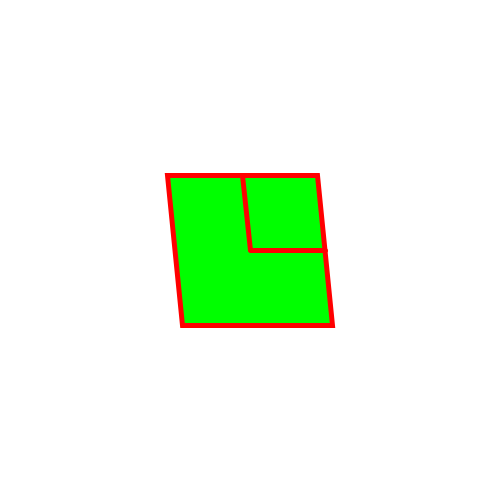
Frame 1 (no input)
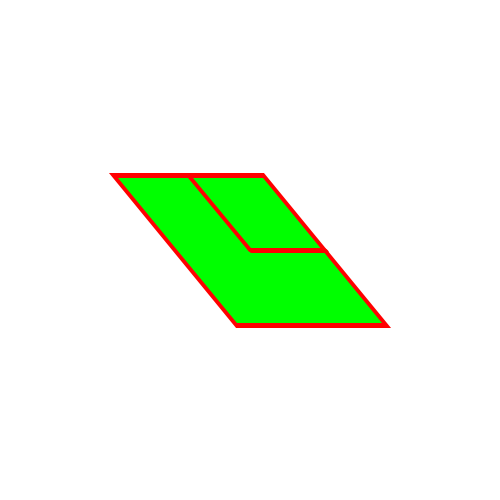
Frame 60 (the mouse pressed at the canvas centre just before this capture)
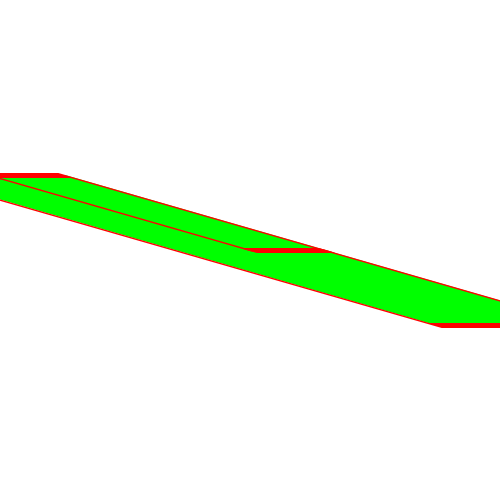
Frame 120 (the mouse held since frame 60 and released just before this capture)

The Processing sketch that drew these frames (run headless with seeded random() and noise(); from frame 60 on, the mouse is pressed at the canvas centre):

// Processing sketch: sketch_05_3
// ── sketch_05_3.pde
float shX = 0.1;
float shY = 0.1;

void setup(){
  size(500,500);
  background(255); 
  fill(0,255,0);
  stroke(255,0,0);
  strokeWeight(5);
  rectMode(CENTER);
  frameRate(30);
}

// lo shear è l'angolo che si forma tra
// due angoli opposti, quindi poi ruota

void draw(){
 background(255);
 translate(width/2,height/2);
 shearX(shX);
 //shearY(shY);
 rect(0,0,150,150);
 line(0,0,75,0);
 line(0,0,0,-75);
 shX += 0.01;
 shY += 0.01;
 println(shX, shY);
}
